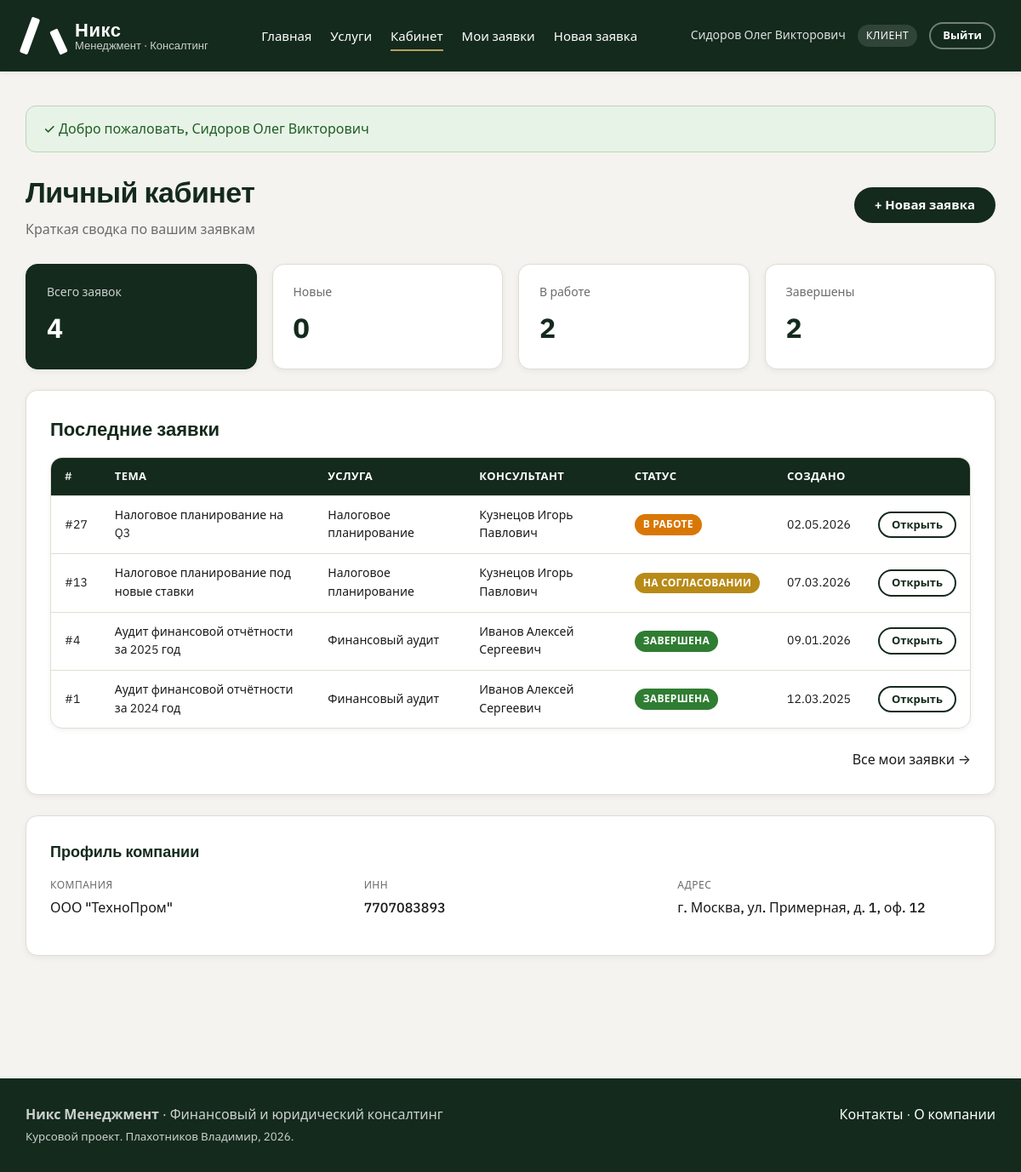
/Consulting_Plakhotnikov/public/index.php?page=client_dashboard (signed in), run on the app's committed database.
### tables this page shows
CREATE TABLE users (
    id          INT UNSIGNED PRIMARY KEY AUTO_INCREMENT,
    login       VARCHAR(50)  NOT NULL UNIQUE,
    password    VARCHAR(100) NOT NULL,
    role_id     TINYINT UNSIGNED NOT NULL,
    full_name   VARCHAR(150) NOT NULL,
    phone       VARCHAR(30),
    email       VARCHAR(100),
    is_active      TINYINT(1)   NOT NULL DEFAULT 1,
    remember_token VARCHAR(64),                             
    created_at     DATETIME     NOT NULL DEFAULT CURRENT_TIMESTAMP,
    CONSTRAINT fk_users_role
        FOREIGN KEY (role_id) REFERENCES roles(id)
        ON DELETE RESTRICT ON UPDATE CASCADE
);

CREATE TABLE roles (
    id      TINYINT UNSIGNED PRIMARY KEY AUTO_INCREMENT,
    code    VARCHAR(20)  NOT NULL UNIQUE,             
    name    VARCHAR(50)  NOT NULL                     
);

CREATE TABLE clients (
    id          INT UNSIGNED PRIMARY KEY AUTO_INCREMENT,
    user_id     INT UNSIGNED NOT NULL UNIQUE,
    company     VARCHAR(150) NOT NULL,
    inn         VARCHAR(12),
    industry_id INT UNSIGNED,
    address     VARCHAR(255),
    CONSTRAINT fk_clients_user
        FOREIGN KEY (user_id) REFERENCES users(id)
        ON DELETE CASCADE ON UPDATE CASCADE,
    CONSTRAINT fk_clients_industry
        FOREIGN KEY (industry_id) REFERENCES industries(id)
        ON DELETE SET NULL ON UPDATE CASCADE
);

### Consulting_Plakhotnikov/app/Controllers/ClientController.php (called while the page is built, shortened)
<?php
final class ClientController
{
    public function dashboard(): void
    {
        Auth::requireRole('client');
        $clientId = Auth::clientId();
        $requests = RequestModel::forClient($clientId);
        $client   = Client::find((int)$clientId);
        $stats = [
            'total'       => count($requests),
            'in_progress' => count(array_filter($requests, fn ($r) => in_array($r['status_code'], ['assigned', 'in_progress', 'review'], true))),
            'completed'   => count(array_filter($requests, fn ($r) => $r['status_code'] === 'completed')),
            'new'         => count(array_filter($requests, fn ($r) => $r['status_code'] === 'new')),
        ];
        Template::render('client/dashboard', [
            'title'    => 'Личный кабинет',
            'requests' => array_slice($requests, 0, 5),
            'stats'    => $stats,
            'client'   => $client,
        ]);
    }
}

### Consulting_Plakhotnikov/app/Core/Router.php (called while the page is built, shortened)
<?php
final class Router
{
    public static function dispatch(string $page): void
    {
        $route = self::ROUTES[$page] ?? null;
        [$class, $method] = $route;
        $controller = new $class();
        $controller->{$method}();
    }
}

### Consulting_Plakhotnikov/public/index.php (called while the page is built, shortened)
<?php
$rootDir = dirname(__DIR__);
spl_autoload_register(static function (string $class) use ($rootDir): void {
    $relative = substr($class, 4);
    $path = $rootDir . '/app/' . str_replace('\\', '/', $relative) . '.php';
});
require $rootDir . '/app/Core/functions.php';
$page = isset($_GET['page']) ? (string)$_GET['page'] : 'home';
try {
    Router::dispatch($page);
} catch (Throwable $e) {
    http_response_code(500);
    if (!headers_sent()) {
        header('Content-Type: text/html; charset=utf-8');
    }
    echo '<h1>Ошибка приложения</h1><pre>' . htmlspecialchars($e->getMessage(), ENT_QUOTES) . '</pre>';
}

### Consulting_Plakhotnikov/app/Core/Helpers.php (called while the page is built, shortened)
<?php
final class Helpers
{
    public static function baseUrl(string $path = ''): string
    {
        $base = rtrim((string)($GLOBALS['APP_CONFIG']['app']['base_url'] ?? ''), '/');
        $path = ltrim($path, '/');
        return $path === '' ? ($base . '/') : ($base . '/' . $path);
    }
    public static function url(string $page, array $params = []): string
    {
        $params = array_merge(['page' => $page], $params);
        return self::baseUrl('index.php?' . http_build_query($params));
    }
}

### Consulting_Plakhotnikov/app/Core/functions.php (called while the page is built, shortened)
<?php
function h(string|int|float|null $value): string
{
    return htmlspecialchars((string)($value ?? ''), ENT_QUOTES | ENT_SUBSTITUTE, 'UTF-8');
}
function url(string $page, array $params = []): string
{
    return Helpers::url($page, $params);
}
function asset(string $path): string
{
    return Helpers::baseUrl('assets/' . ltrim($path, '/'));
}
function format_date(?string $value): string
{
    $ts = strtotime($value);
    return date('d.m.Y', $ts);
}
function status_class(string $code): string
{
    return match ($code) {
        'new'         => 'badge badge--blue',
        'assigned'    => 'badge badge--purple',
        'in_progress' => 'badge badge--orange',
        'review'      => 'badge badge--yellow',
        'completed'   => 'badge badge--green',
        'cancelled'   => 'badge badge--gray',
        default       => 'badge',
    };
}

### Consulting_Plakhotnikov/app/Core/Auth.php (called while the page is built, shortened)
<?php
final class Auth
{
    private static ?array $user = null;
    public static function check(): bool
    {
        return self::user() !== null;
    }
    public static function user(): ?array
    {
        if (self::$user !== null) {
            return self::$user;
        }
        if (!empty($_SESSION['user_id'])) {
            self::$user = Database::one(
                'SELECT u.*, r.code AS role_code, r.name AS role_name
                   FROM users u
                   JOIN roles r ON r.id = u.role_id
                  WHERE u.id = ? LIMIT 1',
                [(int)$_SESSION['user_id']]
            );
            return self::$user;
        }
        return null;
    }
    public static function role(): ?string
    {
        $u = self::user();
        return $u['role_code'] ?? null;
    }
    public static function id(): ?int
    {
        $u = self::user();
        return $u !== null ? (int)$u['id'] : null;
    }
    public static function requireLogin(): void
    {
        if (!self::check()) {
            Helpers::flash('error', 'Для доступа к этой странице нужно войти');
            Helpers::redirect('login');
        }
    }
    public static function requireRole(string ...$roles): void
    {
        self::requireLogin();
    }
    public static function clientId(): ?int
    {
        $row = Database::one('SELECT id FROM clients WHERE user_id = ? LIMIT 1', [self::id()]);
        return $row !== null ? (int)$row['id'] : null;
    }
}

### Consulting_Plakhotnikov/app/Core/Database.php (called while the page is built, shortened)
<?php
final class Database
{
    private static ?PDO $pdo = null;
    public static function pdo(): PDO
    {
        if (self::$pdo instanceof PDO) {
            return self::$pdo;
        }
        $config = $GLOBALS['APP_CONFIG']['db'];
        $dsn = sprintf(
            'mysql:host=%s;port=%s;dbname=%s;charset=%s',
            $config['host'],
            $config['port'],
            $config['name'],
            $config['charset']
        );
        try {
            self::$pdo = new PDO($dsn, $config['user'], $config['password'], [
                PDO::ATTR_ERRMODE            => PDO::ERRMODE_EXCEPTION,
                PDO::ATTR_DEFAULT_FETCH_MODE => PDO::FETCH_ASSOC,
                PDO::ATTR_EMULATE_PREPARES   => false,
            ]);
        } catch (PDOException $e) {
            throw new RuntimeException('Не удалось подключиться к БД: ' . $e->getMessage(), 0, $e);
        }
        return self::$pdo;
    }
    public static function query(string $sql, array $params = []): array
    {
        $stmt = self::pdo()->prepare($sql);
        $stmt->execute($params);
        return $stmt->fetchAll();
    }
    public static function one(string $sql, array $params = []): ?array
    {
        $stmt = self::pdo()->prepare($sql);
        $stmt->execute($params);
        $row = $stmt->fetch();
        return $row === false ? null : $row;
    }
}

### Consulting_Plakhotnikov/app/Models/Request.php (called while the page is built, shortened)
<?php
final class Request extends BaseModel
{
    public static function forClient(int $clientId): array
    {
        return Database::query(
            'SELECT * FROM v_client_requests WHERE client_id = ? ORDER BY created_at DESC',
            [$clientId]
        );
    }
}

### Consulting_Plakhotnikov/app/Models/BaseModel.php (called while the page is built, shortened)
<?php
abstract class BaseModel
{
    protected static string $table = '';
    protected static string $primaryKey = 'id';
    public static function find(int|string $id): ?array
    {
        return Database::one(
            'SELECT * FROM ' . static::$table . ' WHERE ' . static::$primaryKey . ' = ? LIMIT 1',
            [$id]
        );
    }
}

### Consulting_Plakhotnikov/app/Views/client/dashboard.php (the view, shortened to what this page needs)
<div class="page-header">
    <div>
        <h1>Личный кабинет</h1>
        <div class="subtitle">Краткая сводка по вашим заявкам</div>
    </div>
    <a class="btn" href="<?= h(url('client_request_create')) ?>">+ Новая заявка</a>
</div>
<div class="card-grid">
    <div class="stat-card stat-card--accent">
        <div class="stat-card__label">Всего заявок</div>
        <div class="stat-card__value"><?= $stats['total'] ?></div>
    </div>
    <div class="stat-card">
        <div class="stat-card__label">Новые</div>
        <div class="stat-card__value"><?= $stats['new'] ?></div>
    </div>
    <div class="stat-card">
        <div class="stat-card__label">В работе</div>
        <div class="stat-card__value"><?= $stats['in_progress'] ?></div>
    </div>
    <div class="stat-card">
        <div class="stat-card__label">Завершены</div>
        <div class="stat-card__value"><?= $stats['completed'] ?></div>
    </div>
</div>
<div class="card">
    <h2>Последние заявки</h2>
    <?php if (empty($requests)): ?>
        <div class="empty">
            <p>У вас пока нет заявок.</p>
            <p><a class="btn" href="<?= h(url('client_request_create')) ?>">Создать первую</a></p>
        </div>
    <?php else: ?>
        <div class="table-wrap">
            <table class="data">
                <thead>
                <tr>
                    <th>#</th>
                    <th>Тема</th>
                    <th>Услуга</th>
                    <th>Консультант</th>
                    <th>Статус</th>
                    <th>Создано</th>
                    <th></th>
                </tr>
                </thead>
                <tbody>
                <?php foreach ($requests as $r): ?>
                    <tr>
                        <td>#<?= (int)$r['id'] ?></td>
                        <td><?= h($r['title']) ?></td>
                        <td><?= h($r['service_name']) ?></td>
                        <td><?= h($r['consultant_name'] ?? '—') ?></td>
                        <td><span class="<?= h(status_class($r['status_code'])) ?>"><?= h($r['status_name']) ?></span></td>
                        <td><?= h(format_date($r['created_at'])) ?></td>
                        <td><a class="btn btn--ghost btn--small" href="<?= h(url('client_request_view', ['id' => $r['id']])) ?>">Открыть</a></td>
                    </tr>
                <?php endforeach; ?>
                </tbody>
            </table>
        </div>
        <p style="text-align:right;margin:0"><a href="<?= h(url('client_requests')) ?>">Все мои заявки →</a></p>
    <?php endif; ?>
</div>
<?php if ($client !== null): ?>
<div class="card">
    <h3>Профиль компании</h3>
    <div class="detail-grid">
        <div class="detail-row"><span class="detail-row__label">Компания</span><span class="detail-row__value"><?= h($client['company']) ?></span></div>
        <div class="detail-row"><span class="detail-row__label">ИНН</span><span class="detail-row__value"><?= h($client['inn'] ?? '—') ?></span></div>
        <div class="detail-row"><span class="detail-row__label">Адрес</span><span class="detail-row__value"><?= h($client['address'] ?? '—') ?></span></div>
    </div>
</div>
<?php endif; ?>

### Consulting_Plakhotnikov/app/Views/layouts/main.php (shortened to what this page needs)
<?php
$user = Auth::user();
?><!DOCTYPE html>
<html lang="ru">
<head>
    <link rel="stylesheet" href="<?= h(asset('css/style.css')) ?>">
</head>
<body>
<header class="site-header">
    <div class="container site-header__inner">
        <a class="brand" href="<?= h(url('home')) ?>">
            <span class="brand__icon"></span>
            <span class="brand__name">
                <strong>Никс</strong>
                <span>Менеджмент · Консалтинг</span>
            </span>
        </a>
        <nav class="main-nav">
        </nav>
        <div class="user-menu">
            <?php if ($user !== null): ?>
                <span class="user-menu__name"><?= h($user['full_name']) ?></span>
                <span class="user-menu__role"><?= h($user['role_name']) ?></span>
                <a class="btn btn--ghost btn--small" href="<?= h(url('logout')) ?>" style="color:#fff;border-color:rgba(255,255,255,.4)">Выйти</a>
            <?php else: ?>
                <a class="btn btn--ghost btn--small" href="<?= h(url('login')) ?>" style="color:#fff;border-color:rgba(255,255,255,.4)">Войти</a>
                <a class="btn btn--accent btn--small" href="<?= h(url('register')) ?>">Регистрация</a>
            <?php endif; ?>
        </div>
    </div>
</header>
<main class="main">
    <div class="container">
        <?= $content ?>
    </div>
</main>
<footer class="site-footer">
    <div class="container site-footer__inner">
        <div>
            <strong>Никс Менеджмент</strong> · Финансовый и юридический консалтинг<br>
            <small>Курсовой проект. Плахотников Владимир, 2026.</small>
        </div>
        <div>
            <a href="<?= h(url('contacts')) ?>">Контакты</a> ·
            <a href="<?= h(url('about')) ?>">О компании</a>
        </div>
    </div>
</footer>
</body>
</html>

### data on the page
users: full_name "Сидоров Олег Викторович", role.name "КЛИЕНТ"
clients: company "ООО \"ТехноПром\"", inn "7707083893", address "г. Москва, ул. Примерная, д. 1, оф. 12"

### other printed values
$success "Добро пожаловать, Сидоров Олег Викторович"
$stats['total'] "4"
$stats['new'] "0"
$stats['in_progress'] "2"
$stats['completed'] "2"
$r['id'] "27"
$r['title'] "Налоговое планирование на Q3"
$r['service_name'] "Налоговое планирование"
$r['consultant_name'] "Кузнецов Игорь Павлович"
$r['status_name'] "В РАБОТЕ"
format_date($r['created_at']) "02.05.2026"
$r['id'] "13"
$r['title'] "Налоговое планирование под новые ставки"
$r['status_name'] "НА СОГЛАСОВАНИИ"
format_date($r['created_at']) "07.03.2026"
